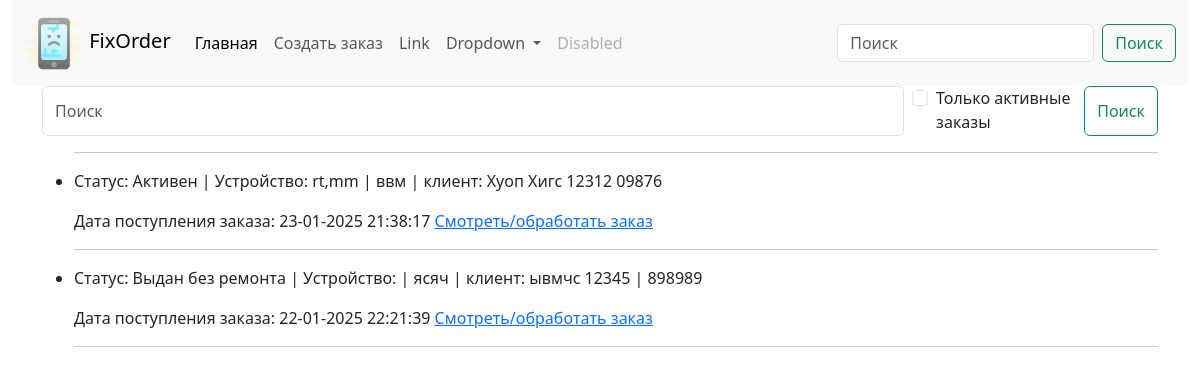
The page / on the database its author committed.
### fixorder/models.py (models this page shows, shortened)
class Order(models.Model):
    client_name = models.CharField(max_length=255, unique=True, db_index=True, verbose_name='ФИО клиента')
    client_phone = models.CharField(max_length=20, db_index=True, verbose_name='Контактный номер')
    client_telegram = models.CharField(max_length=40, blank=True, null=True, verbose_name='Telegram клиента')
    client_viber = models.CharField(max_length=20, blank=True, null=True, verbose_name='Viber клиента')
    client_whatsapp = models.CharField(max_length=20, blank=True, null=True, verbose_name='Whattsapp клиента')
    time_create = models.DateTimeField(auto_now_add=True)
    time_update = models.DateTimeField(auto_now=True)
    time_demand = models.DateField(blank=True, null=True, verbose_name='Срок ремонта')
    time_away = models.DateTimeField(null=True, blank=True, verbose_name='Дата выдачи')
    device = models.CharField(max_length=255, verbose_name='Устройство')
    defect = models.TextField(max_length=400, verbose_name='Неисправность')
    device_password = models.CharField(max_length=50, blank=True, null=True, verbose_name='Пароль')
    device_exterior = models.TextField(max_length=400, blank=True, null=True, verbose_name='Внешний вид')
    initial_price = models.CharField(max_length=10, blank=True, null=True, verbose_name='Ориентировочная стоимость ремонта')
    prepaid = models.FloatField(max_length=10, blank=True, null=True, verbose_name='Предоплата')
    notes = models.TextField(max_length=500, blank=True, null=True, verbose_name='Заметки')
    total_price = models.DecimalField(max_digits=10, decimal_places=2, blank=True, default=0, verbose_name='Итоговая стоимость')
    work = models.CharField(max_length=255, blank=True, null=True, verbose_name='Выполненная работа')
    work_price = models.DecimalField(max_digits=10, decimal_places=2, blank=True, null=True, verbose_name='Цена')
    work_warranty = models.FloatField(max_length=2, blank=True, null=True)
    work1 = models.CharField(max_length=255, blank=True, null=True, verbose_name='Выполненная работа')
    work_price1 = models.DecimalField(max_digits=10, decimal_places=2, blank=True, null=True, verbose_name='Цена')
    work_warranty1 = models.FloatField(max_length=2, blank=True, null=True, verbose_name='Гарантия')
    work2 = models.CharField(max_length=255, blank=True, null=True, verbose_name='Выполненная работа')
    work_price2 = models.DecimalField(max_digits=10, decimal_places=2, blank=True, null=True, verbose_name='Цена')
    work_warranty2 = models.FloatField(max_length=2, blank=True, null=True, verbose_name='Гарантия')
    work3 = models.CharField(max_length=255, blank=True, null=True, verbose_name='Выполненная работа')
    work_price3 = models.DecimalField(max_digits=10, decimal_places=2, blank=True, null=True, verbose_name='Цена')
    work_warranty3 = models.FloatField(max_length=2, blank=True, null=True, verbose_name='Гарантия')
    work4 = models.CharField(max_length=255, blank=True, null=True, verbose_name='Выполненная работа')
    work_price4 = models.DecimalField(max_digits=10, decimal_places=2, blank=True, null=True, verbose_name='Цена')
    work_warranty4 = models.FloatField(max_length=2, blank=True, null=True, verbose_name='Гарантия')
    work5 = models.CharField(max_length=255, blank=True, null=True, verbose_name='Выполненная работа')
    work_price5 = models.DecimalField(max_digits=10, decimal_places=2, blank=True, null=True, verbose_name='Цена')
    work_warranty5 = models.FloatField(max_length=2, blank=True, null=True, verbose_name='Гарантия')
    work6 = models.CharField(max_length=255, blank=True, null=True, verbose_name='Выполненная работа')
    work_price6 = models.DecimalField(max_digits=10, decimal_places=2, blank=True, null=True, verbose_name='Цена')
    work_warranty6 = models.FloatField(max_length=2, blank=True, null=True, verbose_name='Гарантия')
    status = models.ForeignKey(OrderStatus, on_delete=models.DO_NOTHING, default = 4, related_name='related_order', verbose_name='Статус ремонта')
    class Meta:
        verbose_name = 'Заказы'
        verbose_name_plural = 'Заказы'
        ordering = ['-time_create']
        indexes = [models.Index(fields=['-time_create'])
                   ]
    def get_absolute_url(self):
        return reverse('order', kwargs={'pk': self.pk})

class OrderStatus(models.Model):
    status = models.CharField(max_length=100, unique=True, db_index=True, verbose_name='Статус заказа')
    def __str__(self):
        return self.status

### fixorder/views.py (the view)
# urls.py: path('', views.Show_orderlist.as_view(), name='orderlist'),
class Show_orderlist(ListView):
    model = Order
    template_name = 'fixorder/orderlist.html'
    context_object_name = 'my_orders'
    paginate_by = 15
    extra_context = {'title': 'Главная страница', 'header': 'Ваши заказы'}
    def get_queryset(self):
        query = self.request.GET.get('q')
        checky = self.request.GET.get('cb')
        if not checky:
            if query:
                return Order.objects.filter(
                    Q(client_phone__iregex=query) | Q(device__iregex=query) | Q(client_name__iregex=query) | Q(
                        client_telegram__iregex=query))  # для PosgreSQL можно использовать __icontains
            return super().get_queryset()
        else:
            return Order.objects.filter(status__status='Активен').filter(
                    Q(client_phone__iregex=query) | Q(device__iregex=query) | Q(client_name__iregex=query) | Q(
                        client_telegram__iregex=query))

### fixorder/templates/fixorder/orderlist.html (shortened to what this page needs)
{% extends 'fixorder/base.html' %}
{% block content %}
      <form class="d-flex" role="search" method='GET'>
        <input class="form-control me-2" type="search" placeholder="Поиск" aria-label="Search" name='q' value='{{ request.GET.q }}'>
          <br>
          <div class="form-check">
            <input class="form-check-input" type="checkbox" name='cb' value="1" id="flexCheckDefault"  {% if request.GET.cb %} checked {% endif %}>
            <label class="form-check-label" for="flexCheckDefault">
            Только активные заказы
            </label>
            </div>
          <button class="btn btn-outline-success" type="submit">Поиск</button>
      </form>
<ul>
     <hr>
	{% for myo in my_orders %}
    		<li><div class="article-panel">
	<p>Статус: {{myo.status}} | Устройство: {{myo.device}} | {{myo.defect}} | клиент: {{myo.client_name}} {{myo.client_phone}}
        {% if myo.initial_price %}
                   | {{myo.initial_price}}
				{% endif %}
        </p>
	<p>Дата поступления заказа: {{myo.time_create|date:"d-m-Y H:i:s"}} <a href="{{ myo.get_absolute_url }}">Смотреть/обработать заказ</a></p>
    </div>
 <hr>
	{% endfor %}
</ul>
{% endblock %}

### rows shown on the page
Order: status "Активен", device "rt,mm", defect "ввм", client_name "Хуоп Хигс 12312", client_phone "09876", time_create "23-01-2025 21:38:17"
Order: status "Выдан без ремонта", defect "ясяч", client_name "ывмчс", client_phone "12345", initial_price "898989", time_create "22-01-2025 22:21:39"
